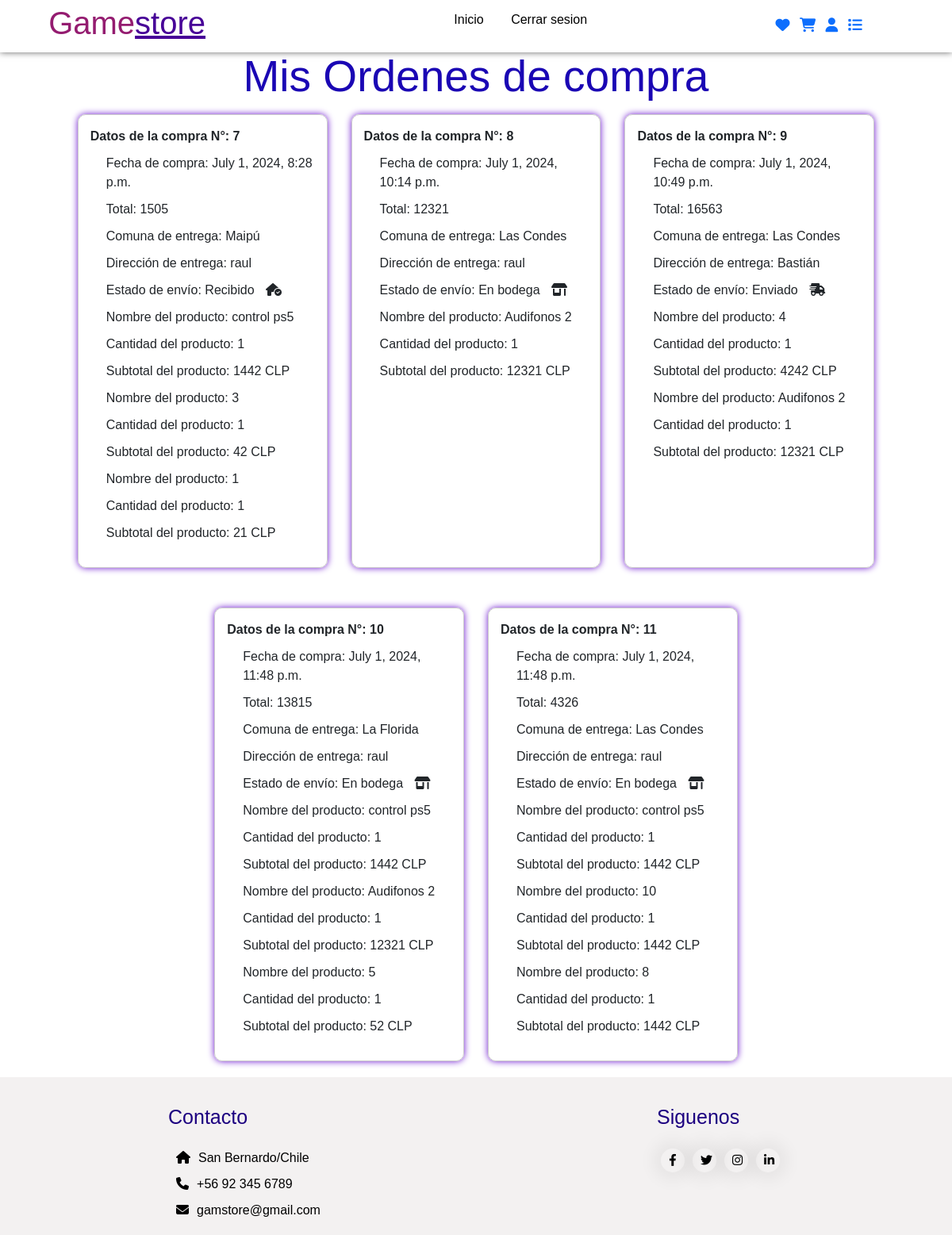
Page /productos/listacompras (signed in) on the committed database.
### modulos/productos/models.py (models this page shows)
class OrdenCompra(models.Model):
    f_compra = models.DateTimeField(auto_now_add=True)
    total = models.PositiveIntegerField()
    direccion = models.CharField(max_length=30)
    recibe = models.CharField(max_length = 40)
    comuna = models.CharField(max_length= 20 , choices=comunas_santiago)
    estado = models.CharField(max_length=20 , choices=estado, default='En bodega')
    usuario = models.ForeignKey(User, on_delete=models.CASCADE)

class compraProducto(models.Model):
    cantidad = models.PositiveSmallIntegerField()
    subtotal = models.IntegerField(validators=[MinValueValidator(1)])
    nombre = models.CharField(max_length=30,default='')
    compra = models.ForeignKey(OrdenCompra,on_delete=models.CASCADE)

### modulos/productos/views.py (the view)
# urls.py: path('listacompras',views.listaOrdenes,name='listaCompras'),
@login_required
def listaOrdenes(request):
    ordenes = OrdenCompra.objects.filter(usuario = request.user.id)
    if ordenes.exists():
        compras =compraProducto.objects.filter(compra__in = ordenes)
        datos = {
            'ordenes':ordenes,
            'compras':compras
        }
        return render(request,'compra/listacompras.html',datos)
    else:
        datos = {
            'mensaje':'Aun no has realizado una compra'
        }
        return render(request, 'compra/listacompras.html',datos)

### templates/compra/listacompras.html (shortened to what this page needs)
{% extends '../base/base.html' %}
{% block content %}
<div class="ordenes-wrapper">
    <div class="tituloentorno">
    <h2 class="tituloListorden">Mis Ordenes de compra</h2>
     </div>
    {% if ordenes %}
        <div class="ordenes-container">
            {% for orden in ordenes %}
                <div class="orden-card">
                    <ul class="orden-list">
                        <li class="orden-id">Datos de la compra N°: {{ orden.id }}</li>
                        <li class="orden-fecha">Fecha de compra: {{ orden.f_compra }}</li>
                        <li class="orden-total">Total: {{ orden.total }}</li>
                        <li class="orden-comuna">Comuna de entrega: {{ orden.comuna }}</li>
                        <li class="orden-direccion">Dirección de entrega: {{ orden.direccion }}</li>
                        <li class="orden-estado">Estado de envío: {{ orden.estado }}
                            {% if orden.estado == "En bodega" %}
                                <i class="fa-solid fa-shop"></i>
                            {% elif orden.estado == "Recibido" %}
                                <i class="fa-solid fa-house-circle-check"></i>
                            {% elif orden.estado == "Enviado" %}
                                <i class="fa-solid fa-truck-fast"></i>
                            {% endif %}
                        </li>
                        {% for compra in orden.compraproducto_set.all %}
                            <li class="compra-nombre">Nombre del producto: {{ compra.nombre }}</li>
                            <li class="compra-cantidad">Cantidad del producto: {{ compra.cantidad }}</li>
                            <li class="compra-subtotal">Subtotal del producto: {{ compra.subtotal }} CLP</li>
                        {% endfor %}
                    </ul>
                </div>
            {% endfor %}
        </div>
    {% else %}
        <div class="mensalista mensaje">
            <h2><i class="fas fa-shopping-bag"></i> {{ mensaje }}</h2>
        </div>
    {% endif %}
</div>
{% endblock %}

### static/css/base.css (style rules this page uses)
* { margin: 0; padding: 0; box-sizing: border-box; font-family: sans-serif; }
html { scroll-behavior: smooth; }

### static/css/listaordencomp.css (style rules this page uses)
.ordenes-wrapper { display: flex; flex-direction: column; align-items: center; margin-top: 2%; }
.tituloentorno { max-height: 50vh; }
.tituloListorden { font-size: 55px; color: #1a06b4; margin: 15px 0; cursor: pointer; position: relative; margin-top: 7%; }
.ordenes-container { display: flex; flex-wrap: wrap; justify-content: center; gap: 30px; width: 90%; }
.orden-card { flex: 1 1 calc(33.333% - 20px); max-width: calc(33.333% - 20px); margin-bottom: 20px; padding: 15px; border: 1px solid #ccc; border-radius: 10px; box-shadow: 0 0 8px #6c14d0; }
.orden-list { list-style-type: none; padding: 0; }
.orden-list li { margin-bottom: 10px; }
.orden-id { font-weight: bold; }
.orden-fecha, .orden-total, .orden-comuna, .orden-direccion, .orden-estado, .compra-nombre, .compra-cantidad, .compra-subtotal { margin-left: 20px; }
.orden-list li i { margin-left: 10px; }

### rows in the picture
OrdenCompra: id "7", f_compra "July 1, 2024, 8:28 p.m.", total "1505", comuna "Maipú", direccion "raul", estado "Recibido"
compraProducto: nombre "control ps5", cantidad "1", subtotal "1442"
compraProducto: nombre "3", cantidad "1", subtotal "42"
compraProducto: nombre "1", cantidad "1", subtotal "21"
OrdenCompra: id "8", f_compra "July 1, 2024, 10:14 p.m.", total "12321", comuna "Las Condes", direccion "raul", estado "En bodega"
compraProducto: nombre "Audifonos 2", cantidad "1", subtotal "12321"
OrdenCompra: id "9", f_compra "July 1, 2024, 10:49 p.m.", total "16563", comuna "Las Condes", direccion "Bastián", estado "Enviado"
compraProducto: nombre "4", cantidad "1", subtotal "4242"
compraProducto: nombre "Audifonos 2", cantidad "1", subtotal "12321"
OrdenCompra: id "10", f_compra "July 1, 2024, 11:48 p.m.", total "13815", comuna "La Florida", direccion "raul", estado "En bodega"
compraProducto: nombre "control ps5", cantidad "1", subtotal "1442"
compraProducto: nombre "Audifonos 2", cantidad "1", subtotal "12321"
compraProducto: nombre "5", cantidad "1", subtotal "52"
OrdenCompra: id "11", f_compra "July 1, 2024, 11:48 p.m.", total "4326", comuna "Las Condes", direccion "raul", estado "En bodega"
compraProducto: nombre "control ps5", cantidad "1", subtotal "1442"
compraProducto: nombre "10", cantidad "1", subtotal "1442"
compraProducto: nombre "8", cantidad "1", subtotal "1442"
